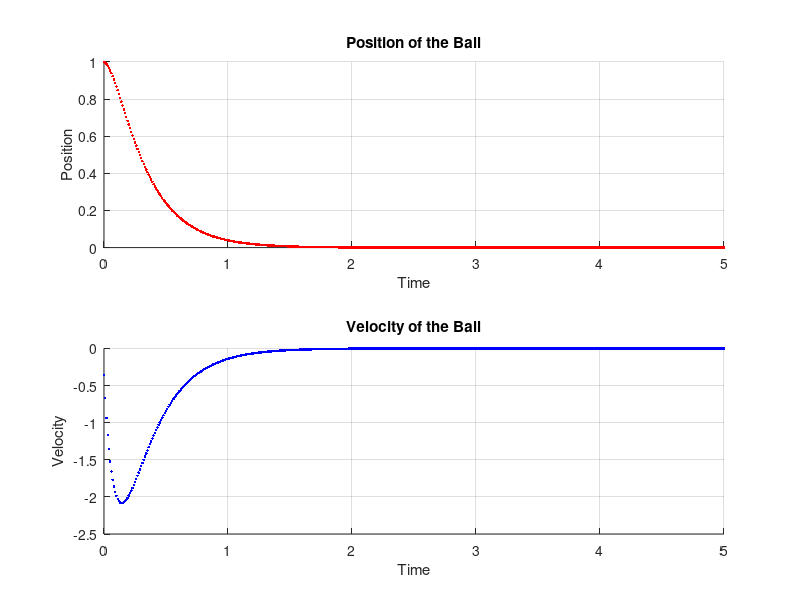

MATLAB code to generate this figure:
k_factor = 42.058;
a = 0.531;
u_1 = 1.49;
x_1 = 0.0244;
m = 20.7;
g = 9.81;
A = [0 1; 2 * (k_factor/m) * u_1 / (x_1 + a)^3 0];
B = [0; -(k_factor/m) * 1 / (x_1 + a)^2];
C = [1 0];

% Controller
Q = [1 0; 
    0 1];
R = 1;
K = lqr(A, B, Q, R);

sys = ss((A - B * K), B, C, 0);

% Initial Conditions
x0 = [1; 0];  % Initial state [position; velocity]

% Simulation parameters
timestep = 0.01;  % Adjust as needed
tspan = 0:timestep:5;  % Adjust the simulation time as needed

% Create a figure and axes for plotting
figure;
subplot(2, 1, 1);
title('Position of the Ball');
xlabel('Time');
ylabel('Position');
grid on;
hold on;
subplot(2, 1, 2);
title('Velocity of the Ball');
xlabel('Time');
ylabel('Velocity');
grid on;
hold on;

for t = tspan
    % Update the control input using the state feedback controller
    u = -K * x0;

    % Update the state using the system dynamics
    xdot = A * x0 + B * u;
    x0 = x0 + xdot * timestep;

    % Get position and velocity
    position = x0(1);
    velocity = x0(2);

    % Update and plot the data
    subplot(2, 1, 1);
    plot(t, position, 'r.');
    drawnow;

    subplot(2, 1, 2);
    plot(t, velocity, 'b.');
    drawnow;
end